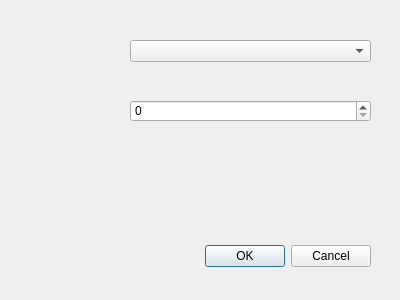
<?xml version="1.0" encoding="UTF-8"?>
<ui version="4.0">
 <class>SetupDialog</class>
 <widget class="QDialog" name="SetupDialog">
  <property name="geometry">
   <rect>
    <x>0</x>
    <y>0</y>
    <width>400</width>
    <height>300</height>
   </rect>
  </property>
  <property name="windowTitle">
   <string>Dialog</string>
  </property>
  <widget class="QDialogButtonBox" name="buttonBox">
   <property name="geometry">
    <rect>
     <x>30</x>
     <y>240</y>
     <width>341</width>
     <height>32</height>
    </rect>
   </property>
   <property name="orientation">
    <enum>Qt::Horizontal</enum>
   </property>
   <property name="standardButtons">
    <set>QDialogButtonBox::Cancel|QDialogButtonBox::Ok</set>
   </property>
  </widget>
  <widget class="QComboBox" name="cbPort">
   <property name="geometry">
    <rect>
     <x>130</x>
     <y>40</y>
     <width>241</width>
     <height>22</height>
    </rect>
   </property>
  </widget>
  <widget class="QSpinBox" name="spbTime">
   <property name="geometry">
    <rect>
     <x>130</x>
     <y>100</y>
     <width>241</width>
     <height>22</height>
    </rect>
   </property>
  </widget>
 </widget>
 <resources/>
 <connections>
  <connection>
   <sender>buttonBox</sender>
   <signal>accepted()</signal>
   <receiver>SetupDialog</receiver>
   <slot>accept()</slot>
   <hints>
    <hint type="sourcelabel">
     <x>248</x>
     <y>254</y>
    </hint>
    <hint type="destinationlabel">
     <x>157</x>
     <y>274</y>
    </hint>
   </hints>
  </connection>
  <connection>
   <sender>buttonBox</sender>
   <signal>rejected()</signal>
   <receiver>SetupDialog</receiver>
   <slot>reject()</slot>
   <hints>
    <hint type="sourcelabel">
     <x>316</x>
     <y>260</y>
    </hint>
    <hint type="destinationlabel">
     <x>286</x>
     <y>274</y>
    </hint>
   </hints>
  </connection>
 </connections>
</ui>
